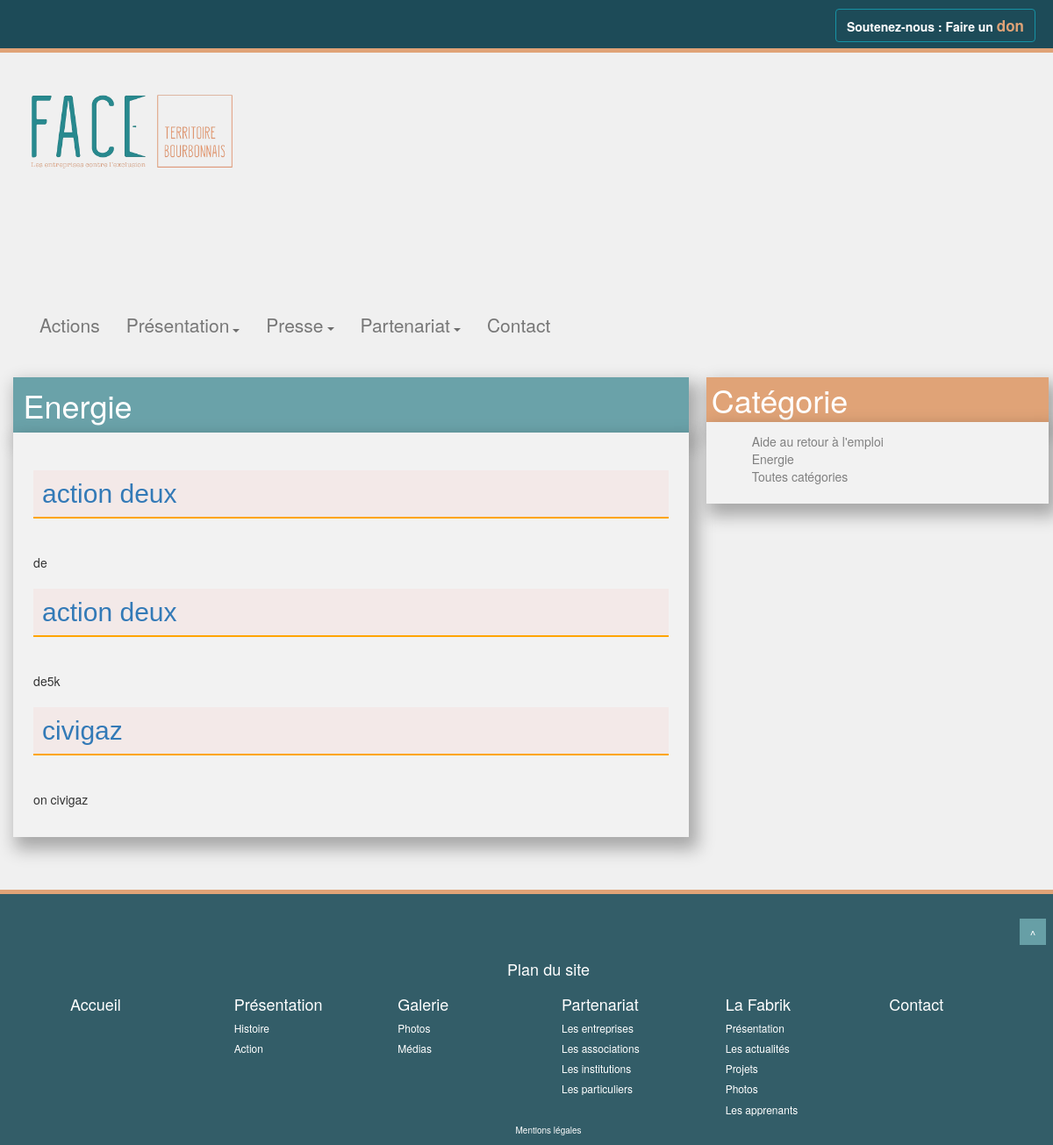
The app's page /index.php?p=actions.category&category=5 with its own data.
### tables this page shows
CREATE TABLE `categories` (
  `id` int(11) NOT NULL,
  `titre` varchar(255) DEFAULT NULL,
  `contentType` varchar(255) NOT NULL
);

CREATE TABLE `actions` (
  `id` int(11) NOT NULL,
  `title` varchar(250) NOT NULL,
  `actions_category_id` int(250) NOT NULL,
  `content` text NOT NULL,
  `actions_img_name` varchar(250) NOT NULL,
  `actions_img_description` varchar(250) NOT NULL,
  `accroche` text NOT NULL
);

### core/Controller/Controller.php (called while the page is built, shortened)
<?php
class Controller{
    protected $viewPath;
    protected function render($mainview, $mainvariables = [], $sideview ='defaultsidecontent', $sidevariables = []){
        extract($mainvariables);
        require($this->viewPath . str_replace('.', '/', $mainview) . '.php');
        extract($sidevariables);
        require($this->viewPath . str_replace('.', '/', $sideview) . '.php');
    }
}

### app/Controller/ActionsController.php (called while the page is built, shortened)
<?php
class ActionsController extends AppController{
   public function category(){
        $categorie = $this->Category->find($_GET['category']);
        $action = $this->Action->findCategory($_GET['category']);
        $category = $this->Category->categoryRelativeTo();
        $this->render('actions.category', compact('action','categorie'), 'actions.index.side', compact('category'));
    }
}

### public/index.php (called while the page is built, shortened)
<?php
if(isset($_GET['p'])){
    $page = $_GET['p'];
}else{
    $page = 'posts.index';
}
$page = explode('.', $page);
if($page[0] == 'admin'){
    $controller = '\App\Controller\Admin\\' . ucfirst($page[1]) . 'Controller';
    $action = $page[2];
} else{
    $action = $page[1];
}
$controller = new $controller();
$controller->$action();

### core/Table/Table.php (called while the page is built, shortened)
<?php
class Table
{
    protected $table;
    protected $db;
    public function __construct(Database $db)
    {
        $this->db = $db;
    }
    public function find($id){
        return $this->query("SELECT * FROM {$this->table} WHERE id = ?", [$id], true);
    }
    public function findcategory($id){
        return $this->query("SELECT * FROM {$this->table} WHERE {$this->table}_category_id = ?", [$id]);
    }
    public function query($statement, $attributes = null, $one = false){
        if($attributes){
            return $this->db->prepare(
                $statement,
                $attributes,
                str_replace('Table', 'Entity', get_class($this)),
                $one
            );
        } else {
            return $this->db->query(
                $statement,
                str_replace('Table', 'Entity', get_class($this)),
                $one
            );
        }
    }
}

### core/Database/MysqlDatabase.php (called while the page is built, shortened)
<?php
class MysqlDatabase extends Database{
    private $db_name;
    private $db_user;
    private $db_pass;
    private $db_host;
    private $db_char;
    private $pdo;
    public function __construct($db_name, $db_user = 'root', $db_pass = 'root', $db_char= 'UTF8', $db_host = 'localhost'){
        $this->db_name = $db_name;
        $this->db_user = $db_user;
        $this->db_pass = $db_pass;
        $this->db_host = $db_host;
        $this->db_char = $db_char;
    }
    private function getPDO(){
        if($this->pdo === null){
            $pdo = new PDO('mysql:dbname=' . $this->db_name . ';host=' . $this->db_host.';charset='.$this->db_char, $this->db_user, $this->db_pass);
            $pdo->setAttribute(PDO::ATTR_ERRMODE, PDO::ERRMODE_EXCEPTION);
            $this->pdo = $pdo;
        }
        return $this->pdo;
    }
    public function prepare($statement, $attributes, $class_name = null, $one = false){
        $req = $this->getPDO()->prepare($statement);
        $res = $req->execute($attributes);
        if($class_name === null){
            $req->setFetchMode(PDO::FETCH_OBJ);
        } else {
            $req->setFetchMode(PDO::FETCH_CLASS, $class_name);
        }
        if($one) {
            $datas = $req->fetch();
        } else {
            $datas = $req->fetchAll();
        }
        return $datas;
    }
}

### app/Autoloader.php (called while the page is built, shortened)
<?php
class Autoloader{
    static function autoload($class){
        if (strpos($class, __NAMESPACE__ . '\\') === 0){
            $class = str_replace(__NAMESPACE__ . '\\', '', $class);
            $class = str_replace('\\', '/', $class);
        }
    }
}

### core/Autoloader.php (called while the page is built, shortened)
<?php
class Autoloader{
    static function autoload($class){
        if (strpos($class, __NAMESPACE__ . '\\') === 0){
            $class = str_replace(__NAMESPACE__ . '\\', '', $class);
            $class = str_replace('\\', '/', $class);
        }
    }
}

### app/Entity/ActionEntity.php (called while the page is built, shortened)
<?php
class ActionEntity extends Entity{
	 public function getUrl(){
        return 'index.php?p=actions.show&id=' . $this->id.'&category=' . $this->actions_category_id;
    }
}

### core/Entity/Entity.php (called while the page is built, shortened)
<?php
class Entity {
    public function __get($key){
        return $this->$key;
    }
}

### app/Table/CategoryTable.php (called while the page is built, shortened)
<?php
class CategoryTable extends Table{
public function categoryRelativeTo(){
	if(isset($_GET['p'])){
	    $contentType = $_GET['p'];
		$contentType = explode('.', $contentType);
			if($contentType[0] == 'admin'){
		    $contentType = $contentType[1];
			} else{
		    $contentType = $contentType[0];
			}
		}else{
			$contentType = "posts";
		}
	        return $this->query("
            SELECT *
            FROM categories
            WHERE categories.contentType = ?", [$contentType]);
}
}

### app/Entity/CategoryEntity.php (called while the page is built, shortened)
<?php
class CategoryEntity extends Entity{
    public function getUrl(){
    	if(isset($_GET['p'])){
	    $contentType = $_GET['p'];
		$contentType = explode('.', $contentType);
			if($contentType[0] == 'admin'){
		    $contentType = $contentType[1];
			} else{
		    $contentType = $contentType[0];
			}
		}else{
			$contentType = "posts";
		}
        return "index.php?p=".$contentType.".category&category=" . $this->id;
    }
}

### app/Views/actions/category.php (the view)
<h1 class="titreSection col-md-12" id="pagePalmares"><?= $categorie->titre ?></h1>
<section class="col-md-12 presentation">
          <article id="Palmares">
        <?php foreach ($action as $action): ?>
            <h2><a href="<?= $action->url ?>"><?= $action->title; ?></a></h2>
            <p><?= $action->content; ?></p>
        <?php endforeach; ?>
</article>
</section>

### app/Views/actions/index/side.php
<h1 class="titreSectionside col-md-12">Catégorie</h1>
  <section class="col-md-12 col-xs-12 presentation">
  <article id="Palmares">
<ul class='category'>
<?php foreach($category as $categorie): ?>
    <li><a href="<?= $categorie->url; ?>"><?= $categorie->titre; ?></a></li>
<?php endforeach; ?>
    <li><a href="index.php?p=actions.index">Toutes catégories</a></li>
</ul>
</article>
</section>

### public/css/style.css (style rules this page uses)
html, body { max-width: 100%; overflow-x: hidden; padding: 0%; margin: 0%; }
body { background-color: #F0F0F0; }
.category, .category a { color: grey; }
.category li { list-style-type: none; }
.titreSection, .titreSectionside { background-color: rgba(18, 110, 122, 0.6); box-shadow: 6px 10px 18px 4px rgba(0, 0, 0, 0.3); padding: 1.5%; color: white; margin: 0; margin-top: 2%; }
.titreSectionside { background-color: #E0A377; }
.presentation { padding: 3%; background-color: #F2F2F2; box-shadow: 6px 10px 18px 4px rgba(0, 0, 0, 0.3); }
.presentation h2 { padding: 10px; margin-bottom: 40px; background-color: rgba(255, 160, 148, 0.1); border-bottom: 2px solid orange; font-family: 'Abel', sans-serif; color: #794300; }

### records on screen
categories: titre "Energie"
actions: title "action deux", content "de"
actions: title "action deux", content "de5k"
actions: title "civigaz", content "on civigaz"
categories: titre "Aide au retour à l'emploi"
